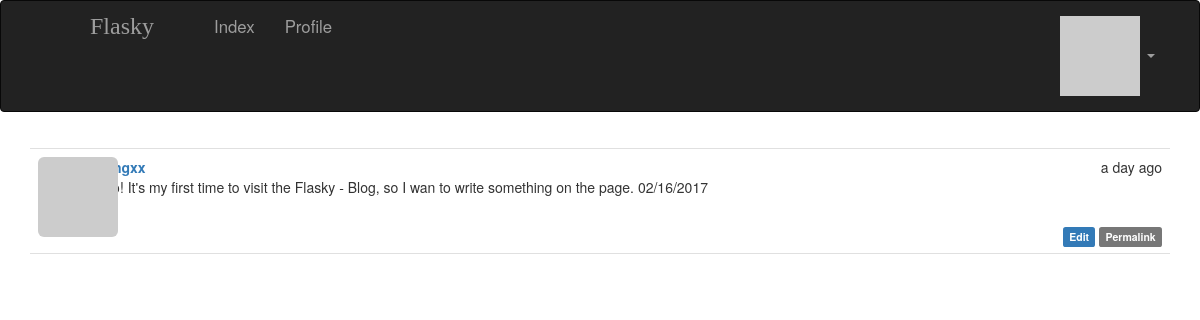
/post/1 (signed in), run on the app's committed database.
### app/models.py (models this page shows, shortened)
class Post(db.Model):
    __tablename__ = 'posts'
    id = db.Column(db.Integer, primary_key=True)
    body = db.Column(db.Text)
    timestamp = db.Column(db.DateTime, index=True, default=datetime.utcnow)
    author_id = db.Column(db.Integer, db.ForeignKey('users.id'))
    body_html = db.Column(db.Text)#在Post模型中处理MarkDown文本

### app/main/views.py (the view)
@main.route('/post/<int:id>')
def post(id):
    post = Post.query.get_or_404(id)
    return render_template('post.html', posts=[post])

### app/auth/views.py (called while the page is built)
@auth.before_app_request
def before_request():
    if current_user.is_authenticated:
        current_user.ping()

### app/main/__init__.py (called while the page is built)
@main.app_context_processor
def inject_permissions():
    return dict(Permission=Permission)

### app/models.py (called while the page is built)
@login_manager.user_loader#加载用户回调函数
def load_user(user_id):
    return User.query.get(int(user_id))

    def ping(self):
        self.last_seen = datetime.utcnow()
        db.session.add(self)

    def gravatar(self, size=100, default='identicon', rating='g'):
        if request.is_secure:
            url = 'https://secure.gravatar.com/avatar'
        else:
            url = 'http://secure.gravatar.com/avatar'
        hash = self.avatar_hash or hashlib.md5(self.email.encode('utf-8')).hexdigest()
        return '{url}/{hash}?s={size}&d={default}&r={rating}'.format(url=url, hash=hash, size=size, default=default, rating=rating)

### app/templates/post.html (shortened to what this page needs)
{% extends "base.html" %}
{% import '_macros.html' as macros %}
{% block page_content %}
{% include '_posts.html' %}
{% endblock %}

### app/templates/_posts.html (shortened to what this page needs)
<ul class="posts">
    {% for post in posts %}
        <li class="post">
            <div class="post-thumbnail">
                <a href="{{ url_for('.user', username=post.author.username) }}">
                    <img class="img-rounded profile-thumbnail" src="{{ post.author.gravatar(size=40) }}">
                </a>
            </div>
            <div class="post-content">
                <div class="post-date">{{ moment(post.timestamp).fromNow() }}</div>
                <div class="post-author">
                <a href="{{ url_for('.user', username=post.author.username) }}">
                </a>
                </div>
                <div class="post-body">
                {% if post.body_html %}
                    {{ post.body_html | safe  }}
                {% else %}
                    {{ post.body }}
                {% endif %}
                </div>
                <div class="post-footer">
                    {% if current_user == post.author %}
                        <a href="{{ url_for('.edit', id=post.id) }}">
                            <span class="label label-primary">Edit</span>
                        </a>
                    {% elif current_user.is_administrator() %}
                        <a href="{{ url_for('.edit', id=post.id) }}">
                            <span class="label label-danger">Edit [Admin]</span>
                        </a>
                    {% endif %}
                        <a href="{{ url_for('.post', id=post.id) }}">
                        <span class="label label-default">Permalink</span>
                        </a>
                </div>
            </div>
        </li>
    {% endfor %}
</ul>

### app/static/styles.css (style rules this page uses)
.profile-thumbnail { position: absolute; }
ul.posts { list-style-type: none; padding: 0px; margin: 16px 0px 0px 0px; border-top: 1px solid #e0e0e0; }
ul.posts li.post { padding: 8px; border-bottom: 1px solid #e0e0e0; }
div.post-date { float: right; }
div.post-author { font-weight: bold; margin-left: 50px; }
div.post-thumbnail { position: absolute; }
div.post-body { margin-left: 50px; min-height: 48px; }
div.post-footer { text-align: right; }

### data on the page
Post: timestamp "a day ago", body "Hello! It's my first time to visit the Flasky - Blog, so I wan to write something on the page. 02/16/2017"
